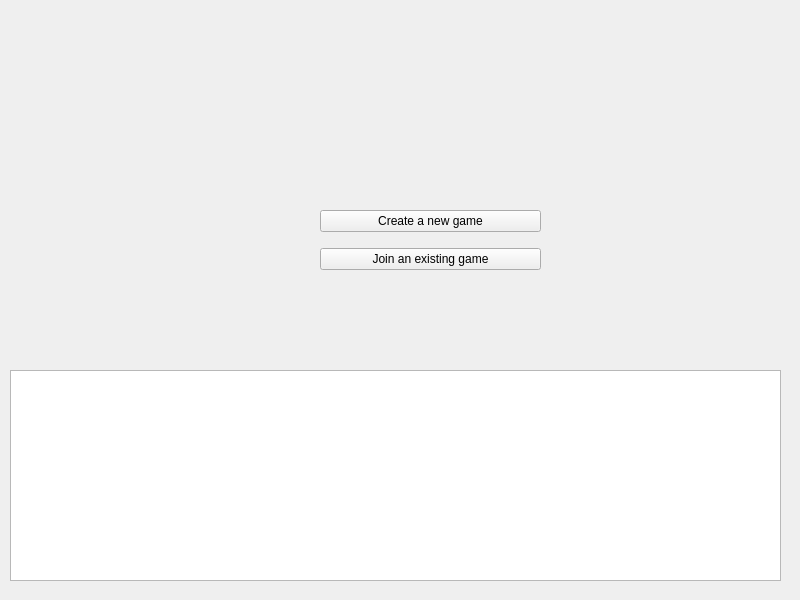
<?xml version="1.0" encoding="UTF-8"?>
<ui version="4.0">
 <class>MainWindow</class>
 <widget class="QMainWindow" name="MainWindow">
  <property name="geometry">
   <rect>
    <x>0</x>
    <y>0</y>
    <width>800</width>
    <height>600</height>
   </rect>
  </property>
  <property name="windowTitle">
   <string>MainWindow</string>
  </property>
  <widget class="QWidget" name="centralwidget">
   <widget class="QWidget" name="layoutWidget">
       <property name="geometry">
           <rect>
               <x>320</x>
               <y>200</y>
               <width>221</width>
               <height>81</height>
           </rect>
       </property>
       <layout class="QVBoxLayout" name="verticalLayout">
           <item>
               <widget class="QPushButton" name="CreateButton">
                   <property name="text">
                       <string>Create a new game</string>
                   </property>
               </widget>
           </item>
           <item>
               <widget class="QPushButton" name="JoinButton">
                   <property name="text">
                       <string>Join an existing game</string>
                   </property>
               </widget>
           </item>
       </layout>
   </widget>
      <widget class="QTableView" name="layoutView">
          <property name="geometry">
              <rect>
                  <x>10</x>
                  <y>370</y>
                  <width>771</width>
                  <height>211</height>
              </rect>
          </property>
          <property name="verticalScrollBarPolicy">
              <enum>Qt::ScrollBarAlwaysOff</enum>
          </property>
          <property name="horizontalScrollBarPolicy">
              <enum>Qt::ScrollBarAlwaysOff</enum>
          </property>
          <property name="sizeAdjustPolicy">
              <enum>QAbstractScrollArea::AdjustToContents</enum>
          </property>
          <property name="editTriggers">
              <set>QAbstractItemView::AnyKeyPressed|QAbstractItemView::DoubleClicked</set>
          </property>
      </widget>
  </widget>
 </widget>
 <resources/>
 <connections/>
</ui>
